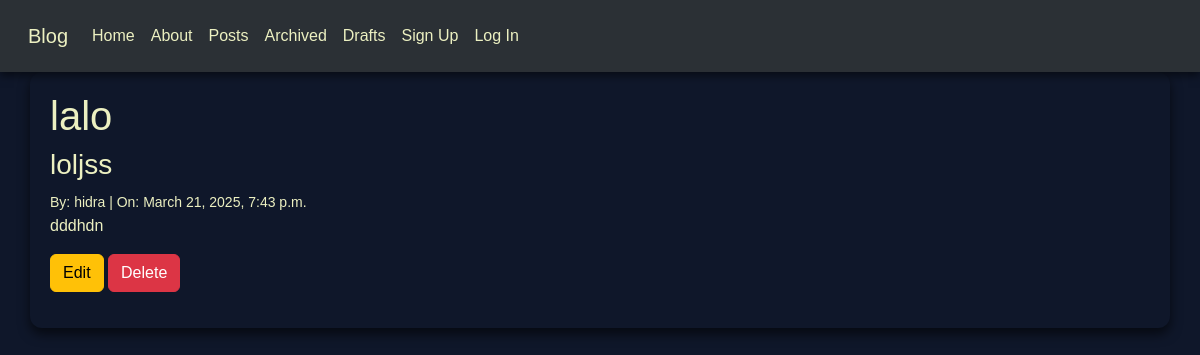
Screenshot of /posts/5/ with the database file from the repository.
### posts/models.py (models this page shows, shortened)
class Post(models.Model):
    title = models.CharField(max_length=128)
    subtitle = models.CharField(max_length=256)
    body = models.TextField()
    author = models.ForeignKey(
        get_user_model(),
        on_delete=models.CASCADE
    )
    status = models.ForeignKey(
        Status,
        on_delete=models.CASCADE
    )
    created_on = models.DateTimeField(auto_now_add=True)

### posts/views.py (the view)
# urls.py: path("<int:pk>/", views.PostDetailView.as_view(), name="detail"),
class PostDetailView(UserPassesTestMixin, DetailView):
    template_name = "posts/detail.html"
    model = Post
    def test_func(self):
        post = self.get_object()
        if post.status.name == "published":
            return True
        elif post.status.name == "draft" and post.author == self.request.user:
            return True
        elif post.status.name == "archived" and self.request.user.is_authenticated:
            return True
        else:
          return False

### templates/posts/detail.html (shortened to what this page needs)
{% extends 'base.html' %}
{% block content %}
<h1>{{ post.title }}</h1>
<h3>{{ post.subtitle }}</h3>
<small>By: {{ post.author }} | On: {{ post.created_on }}</small>
<p>{{ post.body }}</p>
<p>
    <a href="{% url 'edit' post.id %}" class="btn btn-warning">Edit</a>
    <a href="{% url 'delete' post.id %}" class="btn btn-danger">Delete</a>
</p>
{% endblock content %}

### static/css/base.css (style rules this page uses)
:root { --spaceduck-background: #0f172a; --spaceduck-foreground: #ecf0c1; --spaceduck-cyan: #5fb3b3; --spaceduck-green: #a7c080; --spaceduck-yellow: #dbc074; --spaceduck-orange: #e39b7b; --spaceduck-pink: #d699b6; --spaceduck-purple: #1e293b; --spaceduck-red: #e68183; }
body { background-color: var(--spaceduck-background); color: var(--spaceduck-foreground); font-family: "DM Sans", sans-serif; font-weight: 400; margin: 0; padding: 0; }

### rows the page displays
Post: title "lalo", subtitle "loljss", author "hidra", created_on "March 21, 2025, 7:43 p.m.", body "dddhdn"
